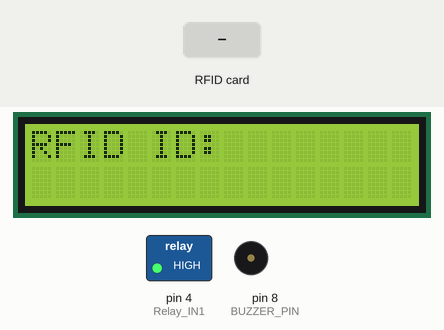
Simulated run of this sketch. Board: Arduino Uno, built with avr-gcc and run on an emulated ATmega328P. On the bench: 16×2 character LCD, switched loads named in the sketch (green lamp = pin HIGH), buzzer (waves = sounding, pin HIGH). Inputs (shaded band) come from the test bench. Pins used as bus, display or sensor lines are not drawn; what the sketch prints to the serial monitor is not drawn.

Above: at 1.3 s.
1.4 s: RFID card 5E 7A 19 C4 held to the reader
At 1.5 s:
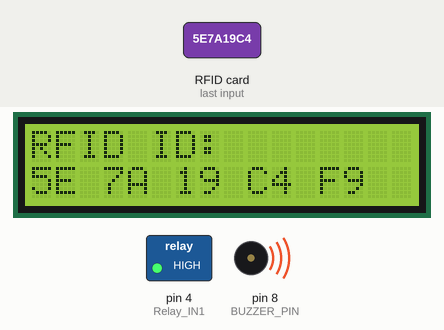
At 2.4 s:
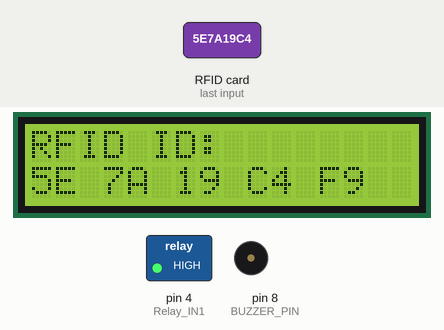
Timing chart, 0 to 4.4 s (numbered marks = the images above; inputs shaded):
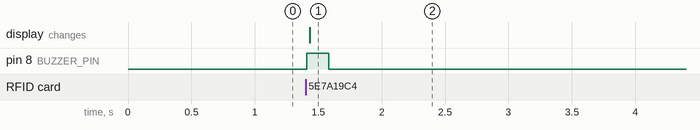

Measured:
- after the input at 1.4 s, pin 8 (BUZZER_PIN): LOW → HIGH at once, → LOW 0.18 s later; the display: changes at once (image 1)

The sketch:

RFID_Control_Light.ino
```cpp
/**
  mfrc522 reader 接線 (on Arduino Uno):
  IRQ: 不用接
  RST: Pin 9
  NSS: Pin 10
  MOSI: Pin 11
  MISO: Pin 12
  SCK: Pin 13
  GND: GND
  3.3v: 3.3v
*/
#include <Timer.h>
#include <Wire.h>
#include <SPI.h>
#include <RFID.h>
#include <LCD.h>
#include <LiquidCrystal_I2C.h>

#define RST_PIN 9
#define SS_PIN 10
#define BUZZER_PIN 8
#define Relay_IN1 4

#define I2C_ADDR  0x3F  // 定義 I2C Address for the PCF8574T (0x27、0x3F)
#define BACKLIGHT_PIN  3 // 背光 pin

LiquidCrystal_I2C  lcd(I2C_ADDR, 2, 1, 0, 4, 5, 6, 7); // 初始 I2C LCD 物件
RFID rfid(SS_PIN, RST_PIN);
int open_rfid_0 = 167;
int close_rfid_0 = 67;
Timer t; // 宣告 Timer 物件
String rfid_card;

void setup() {
  Serial.begin(9600);
  pinMode(BUZZER_PIN, OUTPUT);
  pinMode(Relay_IN1, OUTPUT);
  SPI.begin();
  rfid.init();
  Serial.println("Ready");
  digitalWrite(Relay_IN1, HIGH);
  lcd.begin (16, 2); // LCD 初始
  lcd.setBacklightPin(BACKLIGHT_PIN, POSITIVE); // 設定背光
  lcd.backlight(); // 開啟背光
  lcd.clear(); // 清空 LCD
  lcd.setCursor(0, 0);
  lcd.print("RFID ID:");
  t.every(0, rfid_read);
}
void loop() {
  t.update();
}

void rfid_read() {
  if (rfid.isCard() && rfid.readCardSerial()) {
    rfid_card = "";
    digitalWrite(BUZZER_PIN, HIGH);
    int serNumLength = 5; // rfid.serNum[0] ~ rfid.serNum[4] 共五組
    Serial.println("Card found");
    Serial.println("Card ID:");
    Serial.print("Dec: ");

    // 判斷是否可開燈
    if (rfid.serNum[0] == open_rfid_0) {
      digitalWrite(Relay_IN1, LOW);
    } else if (rfid.serNum[0] == close_rfid_0) {
      digitalWrite(Relay_IN1, HIGH);
    }

    for (int i = 0; i < serNumLength; i++) {
      Serial.print(rfid.serNum[i], DEC);
      Serial.print(", ");
    }
    Serial.println();
    Serial.print("Hex: ");
    lcd.setCursor(0, 1);
    for (int i = 0; i < serNumLength; i++) {
      Serial.print(rfid.serNum[i], HEX);
      Serial.print(", ");
      lcd.print(rfid.serNum[i], HEX);
      lcd.print(" ");
    }
    lcd.print("          ");
    Serial.println("\r\n");
    delay(150);
    digitalWrite(BUZZER_PIN, LOW);
    delay(1000);
  }

  rfid.halt();  // 命令卡片進入休眠狀態
}
```
